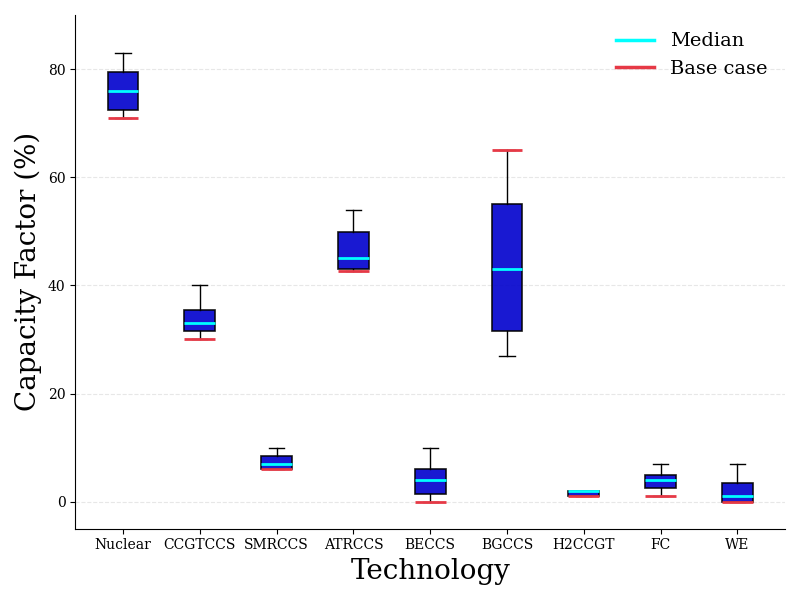

Here is the Python script that generated this plot:
import numpy as np
import matplotlib.pyplot as plt
from matplotlib.patches import Patch
from matplotlib.lines import Line2D
plt.rcParams['font.family'] = 'Serif'

# -----------------------------
# Data
# -----------------------------

tech = ["Nuclear", "CCGTCCS", "SMRCCS", "ATRCCS", "BECCS", "BGCCS", "H2CCGT", "FC", "WE"]


Nuclear  = [71, 72, 73, 76, 79, 80, 83]
CCGTCCS = [30, 32, 33,31, 35, 36, 38]
SMRCCS   = [6, 6,6,7 , 7, 10, 12.5]
ATRCCS    = [42.6, 43, 43, 45, 47.3, 52.4, 54]
BECCS    = [0, 0, 3, 4, 5, 7, 10]
BGCCS    = [65, 60, 50, 43, 33, 30, 27]
H2CCGT    = [1, 1, 1.2, 2, 2,2, 2]
FC    = [1, 1, 4, 4, 5, 5, 7]
WE   =[0,0,0,1,3,4,7]

scenario_data = [Nuclear, CCGTCCS, SMRCCS, ATRCCS, BECCS, BGCCS, H2CCGT, FC, WE]

# -----------------------------
# Plot
# -----------------------------

fig, ax = plt.subplots(figsize=(6,5))

x = np.arange(len(tech))

box = ax.boxplot(
    scenario_data,
    positions=x-0.15,
    widths=0.3,
    patch_artist=True,
    showfliers=False
)

# All boxes same color
for patch in box['boxes']:
    patch.set_facecolor("#2CB9FF")
    patch.set_alpha(0.7)
    patch.set_edgecolor("black")

for median in box['medians']:
    median.set_color("black")

# -----------------------------
# Mean of scenarios
# -----------------------------



# -----------------------------
# Labels
# -----------------------------

ax.set_ylabel("Capacity Factor (%)", fontsize=20)
ax.set_xlabel("Technology", fontsize=20)

ax.set_xticks(x)
ax.set_xticklabels(tech)

# -----------------------------
# Legend
# -----------------------------

legend_elements = [

    

    Line2D([0],[0],
           color="black",
           lw=3,
           label="Mean of FES scenarios"),

    
]

ax.legend(handles=legend_elements, frameon=False)

# -----------------------------
# Style
# -----------------------------

ax.grid(axis="y", linestyle="--", alpha=0.4)

ax.spines['top'].set_visible(False)
ax.spines['right'].set_visible(False)

plt.tight_layout()
plt.show()


#%%
import numpy as np
import matplotlib.pyplot as plt
from matplotlib.lines import Line2D

plt.rcParams['font.family'] = 'Serif'

# -----------------------------
# Data
# -----------------------------
tech = ["Nuclear", "CCGTCCS", "SMRCCS", "ATRCCS", "BECCS", "BGCCS", "H2CCGT", "FC", "WE"]

Nuclear = [71, 72, 73, 76, 79, 80, 83]
CCGTCCS = [30, 32, 33, 31, 35, 36, 40]
SMRCCS  = [6, 6, 6, 7, 7, 10, 12.5]
ATRCCS  = [42.6, 43, 43, 45, 47.3, 52.4, 54]
BECCS   = [0, 0, 3, 4, 5, 7, 10]
BGCCS   = [65, 60, 50, 43, 33, 30, 27]
H2CCGT  = [1, 1, 1.2, 2, 2, 2, 2]
FC      = [1, 1, 4, 4, 5, 5, 7]
WE      = [0, 0, 0, 1, 3, 4, 7]

scenario_data = [Nuclear, CCGTCCS, SMRCCS, ATRCCS, BECCS, BGCCS, H2CCGT, FC, WE]

# -----------------------------
# Plot
# -----------------------------
fig, ax = plt.subplots(figsize=(8, 6)) # کمی عریض‌تر برای خوانایی بهتر نام تکنولوژی‌ها

x = np.arange(len(tech))
width = 0.4 # عرض باکس‌ها

box = ax.boxplot(
    scenario_data,
    positions=x,
    widths=width,
    patch_artist=True,
    showfliers=False,
    manage_ticks=False
)

# استایل باکس‌ها
for patch in box['boxes']:
    patch.set_facecolor("#0000cd")
    patch.set_alpha(0.9)
    
    patch.set_linewidth(1.2)

for median in box['medians']:
    median.set_color("#00ffff")
    median.set_linewidth(2)

# --- اضافه کردن خط میانگین و Base Case ---
for i, data in enumerate(scenario_data):
    # محاسبه میانگین
    mean_val = np.mean(data)
    # دیتای اول (Base Case)
    base_val = data[0]
    
    # رسم خط میانگین (سفید)
    
    # رسم خط Base Case (قرمز)
    ax.hlines(base_val, i - width/2, i + width/2, color="#E63946", 
              linewidth=2, linestyle='-', zorder=4, label='Base case' if i == 0 else "")

# -----------------------------
# Labels
# -----------------------------
ax.set_ylabel("Capacity Factor (%)", fontsize=20)
ax.set_xlabel("Technology", fontsize=20)

ax.set_xticks(x)
ax.set_xticklabels(tech, rotation=0) # اگر نام‌ها طولانی بود rotation=45 بگذارید

# -----------------------------
# Legend
# -----------------------------
legend_elements = [
    Line2D([0], [0], color="#00ffff", lw=2.5, label="Median"),
    
    Line2D([0], [0], color="#E63946", lw=2.5, label="Base case")
]

# اصلاح ظاهر لجند برای نمایش بهتر خط سفید
ax.legend(handles=legend_elements, frameon=False, loc='upper right', fontsize=14)

# -----------------------------
# Style
# -----------------------------
ax.grid(axis="y", linestyle="--", alpha=0.3)
ax.spines['top'].set_visible(False)
ax.spines['right'].set_visible(False)
ax.set_ylim(-5, 90) # فضای کافی برای نمایش

plt.tight_layout()
plt.show()
